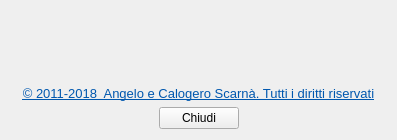
     <widget class="QWidget" name="tab_3">
      <property name="enabled">
       <bool>true</bool>
      </property>
      <property name="sizePolicy">
       <sizepolicy hsizetype="Expanding" vsizetype="Expanding">
        <horstretch>0</horstretch>
        <verstretch>0</verstretch>
       </sizepolicy>
      </property>
      <property name="mouseTracking">
       <bool>true</bool>
      </property>
      <property name="acceptDrops">
       <bool>true</bool>
      </property>
      <attribute name="title">
       <string>About</string>
      </attribute>
      <layout class="QGridLayout" name="gridLayout_4">
       <item row="0" column="0" colspan="3">
        <widget class="QLabel" name="label_2">
         <property name="font">
          <font>
           <family>A Cut Above The Rest</family>
           <pointsize>26</pointsize>
           <weight>50</weight>
           <italic>true</italic>
           <bold>false</bold>
          </font>
         </property>
         <property name="styleSheet">
          <string notr="true"/>
         </property>
         <property name="text">
          <string>&lt;!DOCTYPE HTML PUBLIC &quot;-//W3C//DTD HTML 4.0//EN&quot; &quot;http://www.w3.org/TR/REC-html40/strict.dtd&quot;&gt;
&lt;html&gt;&lt;head&gt;&lt;meta name=&quot;qrichtext&quot; content=&quot;1&quot; /&gt;&lt;style type=&quot;text/css&quot;&gt;
p, li { white-space: pre-wrap; }
&lt;/style&gt;&lt;/head&gt;&lt;body style=&quot; font-family:'A Cut Above The Rest'; font-size:26pt; font-weight:400; font-style:italic;&quot;&gt;
&lt;p style=&quot;-qt-paragraph-type:empty; margin-top:0px; margin-bottom:0px; margin-left:0px; margin-right:0px; -qt-block-indent:0; text-indent:0px;&quot;&gt;&lt;/p&gt;&lt;/body&gt;&lt;/html&gt;</string>
         </property>
         <property name="alignment">
          <set>Qt::AlignCenter</set>
         </property>
        </widget>
       </item>
       <item row="1" column="0" colspan="3">
        <widget class="QLabel" name="label">
         <property name="text">
          <string/>
         </property>
         <property name="pixmap">
          <pixmap resource="../fabaria.qrc">:/images/logo4.png</pixmap>
         </property>
         <property name="alignment">
          <set>Qt::AlignCenter</set>
         </property>
        </widget>
       </item>
       <item row="3" column="0">
        <spacer name="horizontalSpacer">
         <property name="orientation">
          <enum>Qt::Horizontal</enum>
         </property>
         <property name="sizeHint" stdset="0">
          <size>
           <width>142</width>
           <height>20</height>
          </size>
         </property>
        </spacer>
       </item>
       <item row="3" column="1">
        <widget class="QPushButton" name="cancella">
         <property name="text">
          <string>Chiudi</string>
         </property>
         <property name="icon">
          <iconset resource="../../backup_restore_db/images.qrc">
           <normaloff>:/images/dialog-close.png</normaloff>:/images/dialog-close.png</iconset>
         </property>
        </widget>
       </item>
       <item row="3" column="2">
        <spacer name="horizontalSpacer_2">
         <property name="orientation">
          <enum>Qt::Horizontal</enum>
         </property>
         <property name="sizeHint" stdset="0">
          <size>
           <width>141</width>
           <height>20</height>
          </size>
         </property>
        </spacer>
       </item>
       <item row="2" column="0" colspan="3">
        <widget class="QLabel" name="label_3">
         <property name="cursor">
          <cursorShape>PointingHandCursor</cursorShape>
         </property>
         <property name="text">
          <string>&lt;!DOCTYPE HTML PUBLIC &quot;-//W3C//DTD HTML 4.0//EN&quot; &quot;http://www.w3.org/TR/REC-html40/strict.dtd&quot;&gt;
&lt;html&gt;&lt;head&gt;&lt;meta name=&quot;qrichtext&quot; content=&quot;1&quot; /&gt;&lt;style type=&quot;text/css&quot;&gt;
p, li { white-space: pre-wrap; }
&lt;/style&gt;&lt;/head&gt;&lt;body style=&quot; font-family:'Noto Sans'; font-size:9pt; font-weight:400; font-style:normal;&quot;&gt;
&lt;table border=&quot;0&quot; style=&quot;-qt-table-type: root; margin-top:4px; margin-bottom:4px; margin-left:4px; margin-right:4px;&quot;&gt;
&lt;tr&gt;
&lt;td style=&quot;border: none;&quot;&gt;
&lt;p align=&quot;center&quot; style=&quot; margin-top:0px; margin-bottom:0px; margin-left:0px; margin-right:0px; -qt-block-indent:0; text-indent:0px;&quot;&gt;&lt;a href=&quot;http://www.codelinsoft.it&quot;&gt;&lt;span style=&quot; font-family:'DejaVu Sans'; font-size:10pt; text-decoration: underline; color:#0057ae;&quot;&gt;© 2011-2018  Angelo e Calogero Scarnà. Tutti i diritti riservati&lt;/span&gt;&lt;/a&gt;&lt;/p&gt;&lt;/td&gt;&lt;/tr&gt;&lt;/table&gt;&lt;/body&gt;&lt;/html&gt;</string>
         </property>
         <property name="textFormat">
          <enum>Qt::RichText</enum>
         </property>
         <property name="scaledContents">
          <bool>false</bool>
         </property>
         <property name="alignment">
          <set>Qt::AlignCenter</set>
         </property>
         <property name="openExternalLinks">
          <bool>true</bool>
         </property>
         <property name="textInteractionFlags">
          <set>Qt::TextBrowserInteraction</set>
         </property>
        </widget>
       </item>
      </layout>
     </widget>
